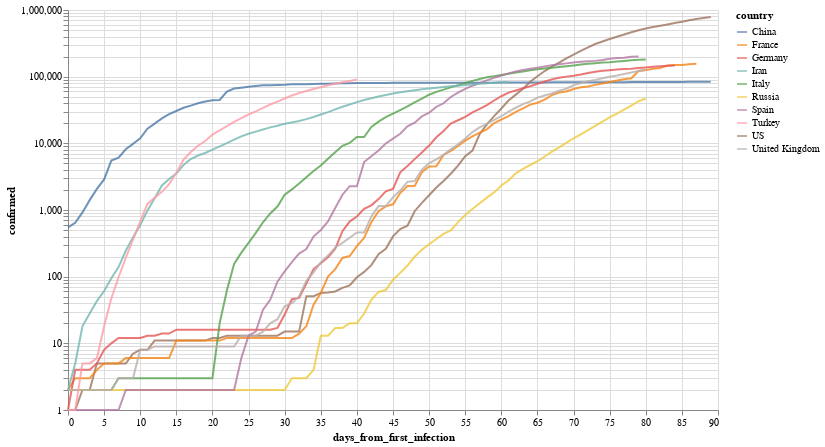

This figure's notebook cell:
### Markdown cell above
Por ejemplo, evolución (interactiva!) de los paises con mas infectados

### Code cell
total_confirmed_by_country = global_df.groupby('country').confirmed.max().sort_values(ascending=False)
selected_countries = total_confirmed_by_country[total_confirmed_by_country > 1000].index

plot_df = global_df[
    (global_df.confirmed > 0) & 
    (global_df.country.isin(selected_countries[:10]))
].sort_values('date')

selection = alt.selection_multi(
    fields=['country'], 
    bind='legend', 
    init=[{'country': c} for c in selected_countries[:10]]
)


(
    alt.Chart(plot_df)
       .mark_line()
       .encode(
           x='days_from_first_infection', 
           y=alt.Y('confirmed', scale=alt.Scale(type='log')), 
           color='country',
           opacity=alt.condition(selection, alt.value(.8), alt.value(.05))
       ).add_selection(selection)
        .properties(width=650, height=400)
       
)

### Figure 1 — Vega-Lite specification as saved in the notebook (floating-point values rounded to 4 significant figures; data arrays with more than 128 entries replaced by an {"elided": "..."} marker saying what was removed)
{"config": {"view": {"continuousWidth": 400, "continuousHeight": 300}}, "data": {"name": "data-fcb6bc78aa617e15a862771b6045d721"}, "mark": "line", "encoding": {"color": {"type": "nominal", "field": "country"}, "opacity": {"condition": {"value": 0.8, "selection": "selector001"}, "value": 0.05}, "x": {"type": "quantitative", "field": "days_from_first_infection"}, "y": {"type": "quantitative", "field": "confirmed", "scale": {"type": "log"}}}, "height": 400, "selection": {"selector001": {"type": "multi", "fields": ["country"], "bind": "legend", "init": [{"country": "US"}, {"country": "Spain"}, {"country": "Italy"}, {"country": "France"}, {"country": "Germany"}, {"country": "United Kingdom"}, {"country": "Turkey"}, {"country": "China"}, {"country": "Iran"}, {"country": "Russia"}]}}, "width": 650, "$schema": "https://vega.github.io/schema/vega-lite/v4.8.1.json", "datasets": {"data-fcb6bc78aa617e15a862771b6045d721": {"elided": "779 records"}}}
